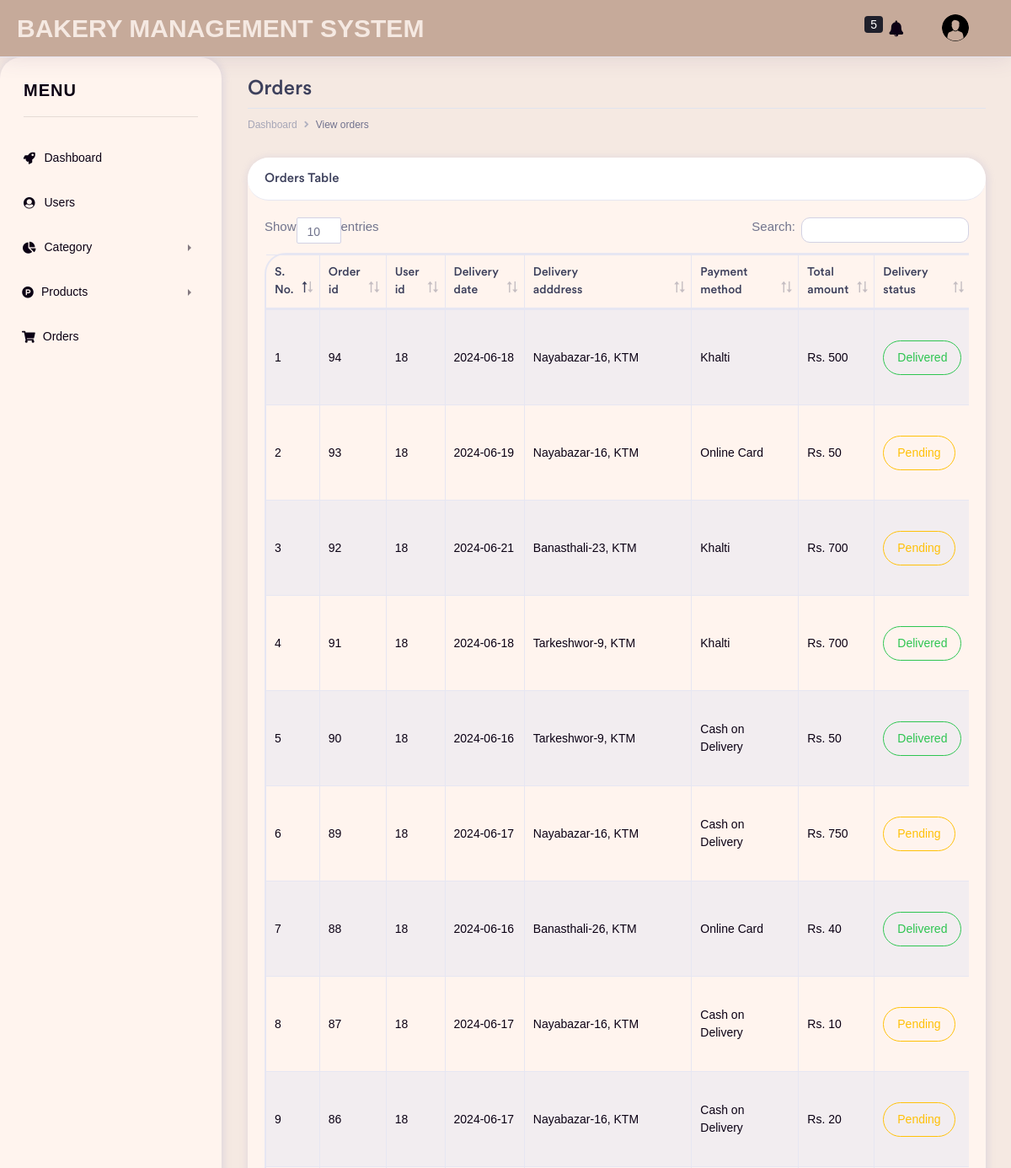
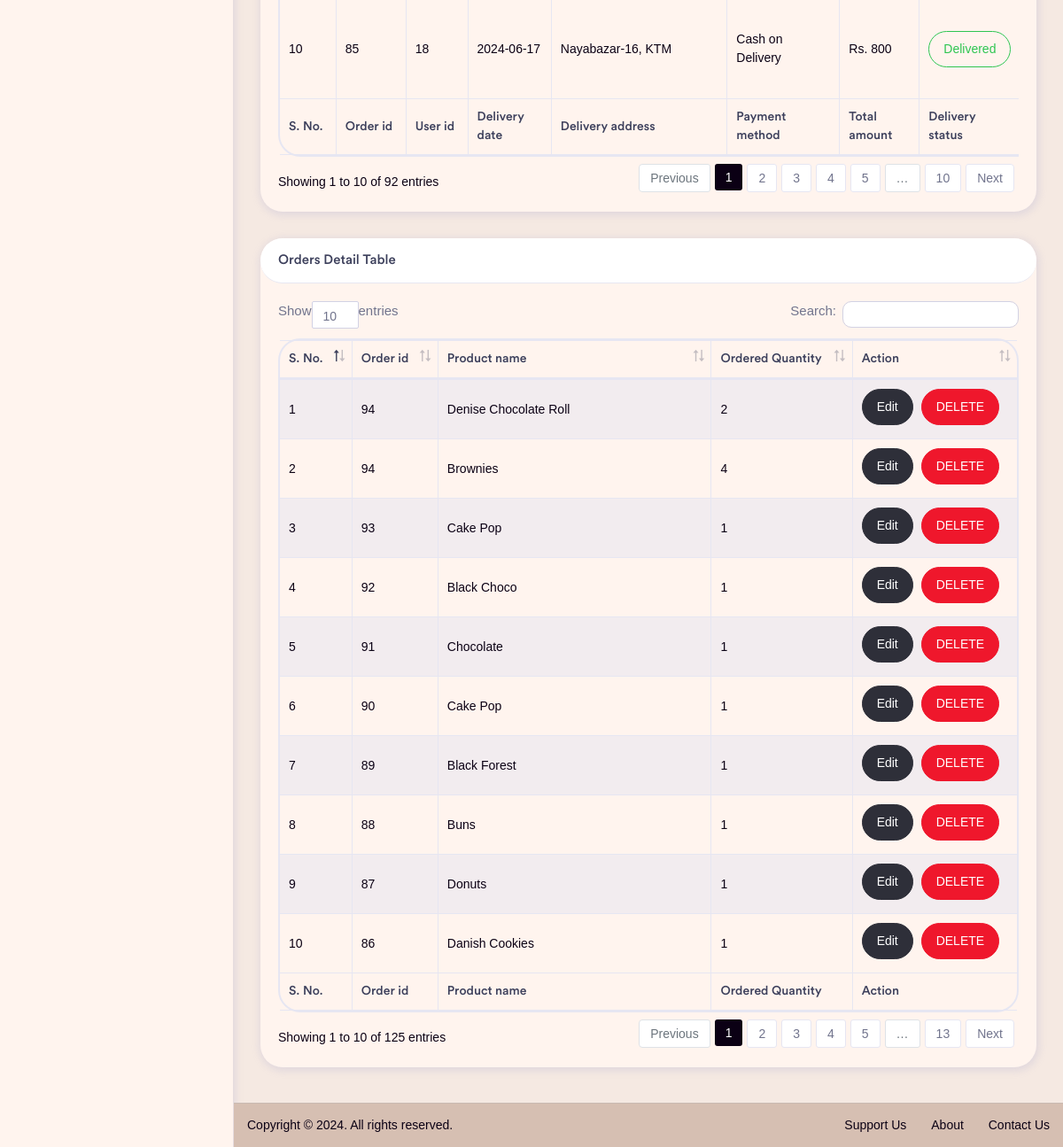
The page /admin/view_orders.php (signed in) on the database its author committed (2 pictures, top to bottom).
### tables this page shows
CREATE TABLE `bakery_orders` (
  `orders_id` int(11) NOT NULL,
  `users_id` int(11) NOT NULL,
  `delivery_date` varchar(100) NOT NULL,
  `delivery_address` varchar(100) NOT NULL,
  `payment_method` varchar(50) NOT NULL,
  `delivery_status` int(11) NOT NULL,
  `total_amount` varchar(100) NOT NULL
);

CREATE TABLE `bakery_orders_detail` (
  `orders_detail_id` int(11) NOT NULL,
  `orders_id` int(11) NOT NULL,
  `product_name` varchar(100) NOT NULL,
  `ordered_quantity` int(11) NOT NULL
);

### admin/view_orders.php (the view, shortened to what this page needs)
<?php
if (isset($_SESSION['user_admin_id']) && $_SESSION['user_admin_id'] != null) {
    ?>
    <!doctype html>
    <html lang="en">
    <head>
        <link rel="stylesheet" href="../css/bootstrap.min.css">
        <link href="../fonts/circular-std/style.css" rel="stylesheet">
        <link rel="stylesheet" href="../css/style.css">
        <link rel="stylesheet" href="../fonts/fontawesome/css/fontawesome-all.css">
        <link rel="stylesheet" href="../css/dataTables.bootstrap4.css">
    </head>
    <body>
        <div class="dashboard-main-wrapper">
            <?php require '_navbar_admin.php' ?>
            <?php require '_sidebar.php' ?>
            <div class="dashboard-wrapper">
                <div class="container-fluid dashboard-content">
                    <div class="row">
                        <div class="col-xl-12 col-lg-12 col-md-12 col-sm-12 col-12">
                            <div class="page-header">
                                <h2 class="pageheader-title">Orders</h2>
                                <div class="page-breadcrumb">
                                    <nav aria-label="breadcrumb">
                                        <ol class="breadcrumb">
                                            <li class="breadcrumb-item"><a href="dashboard.php"
                                                    class="breadcrumb-link">Dashboard</a></li>
                                            <li class="breadcrumb-item active" aria-current="page">View orders</li>
                                        </ol>
                                    </nav>
                                </div>
                            </div>
                        </div>
                    </div>
                    <div class="row">
                        <div class="col-xl-12 col-lg-12 col-md-12 col-sm-12 col-12">
                            <div class="card rounded">
                                <h5 class="card-header rounded">Orders Table</h5>
                                <div class="card-body">
                                    <div class="table-responsive">
                                        <table class="table table-striped first table-bordered rounded">
                                            <thead>
                                                <tr>
                                                    <th>S. No.</th>
                                                    <th>Order id</th>
                                                    <th>User id</th>
                                                    <th>Delivery date</th>
                                                    <th style="padding-right: 129px;">Delivery adddress</th>
                                                    <th style="padding-right: 60px;">Payment method</th>
                                                    <th>Total amount</th>
                                                    <th>Delivery status</th>
                                                </tr>
                                            </thead>
                                            <tbody>
                                                <?php
                                                $select = "SELECT * FROM bakery_orders order by orders_id desc";
                                                $query = mysqli_query($conn, $select);
                                                $i = 1;
                                                while ($res = mysqli_fetch_assoc($query)) {
                                                    ?>
                                                    <tr>
                                                        <td><?php echo $i++; ?></td>
                                                        <td><?php echo $res['orders_id']; ?></td>
                                                        <td><?php echo $res['users_id']; ?></td>
                                                        <td><?php echo $res['delivery_date']; ?></td>
                                                        <td><?php echo $res['delivery_address']; ?></td>
                                                        <td><?php echo $res['payment_method']; ?></td>
                                                        <td>Rs. <?php echo $res['total_amount']; ?></td>
                                                        <td>
                                                            <form method="post">
                                                                <?php
                                                                if ($res['delivery_status'] == 1) {
                                                                    ?>
                                                                    <input type='submit' name="delivered"
                                                                        class='btn btn-outline-success rounded'
                                                                        value="<?php echo "Delivered"; ?>">
                                                                    <?php
                                                                } else {
                                                                    ?>
                                                                    <input type='submit' name="pending"
                                                                        class='btn btn-outline-warning rounded'
                                                                        value="<?php echo "Pending"; ?>">
                                                                    <?php
                                                                }
                                                                ?>
                                                            </form>
                                                        </td>
                                                    </tr>
                                                <?php } ?>
                                            </tbody>
                                            <tfoot>
                                                <tr>
                                                    <th>S. No.</th>
                                                    <th>Order id</th>
                                                    <th>User id</th>
                                                    <th>Delivery date</th>
                                                    <th>Delivery address</th>
                                                    <th>Payment method</th>
                                                    <th>Total amount</th>
                                                    <th>Delivery status</th>
                                                </tr>
                                            </tfoot>
                                        </table>
                                    </div>
                                </div>
                            </div>
                        </div>
                    </div>
                    <div class="row">
                        <div class="col-xl-12 col-lg-12 col-md-12 col-sm-12 col-12">
                            <div class="card rounded">
                                <h5 class="card-header rounded">Orders Detail Table</h5>
                                <div class="card-body">
                                    <div class="table-responsive">
                                        <table class="table table-striped first table-bordered rounded">
                                            <thead>
                                                <tr>
                                                    <th>S. No.</th>
                                                    <th>Order id</th>
                                                    <th style="padding-right: 200px;">Product name</th>
                                                    <th>Ordered Quantity</th>
                                                    <th>Action</th>
                                                </tr>
                                            </thead>
                                            <tbody>
                                                <?php
                                                require_once ('../config.php');
                                                $select = "SELECT bakery_orders_detail.*, bakery_orders.orders_id FROM bakery_orders_detail JOIN    bakery_orders ON bakery_orders_detail.orders_id = bakery_orders.orders_id
                                                            ORDER BY bakery_orders_detail.orders_detail_id DESC";
                                                $query = mysqli_query($conn, $select);
                                                $i = 1;
                                                while ($res = mysqli_fetch_assoc($query)) {
                                                    ?>
                                                    <tr>
                                                        <td><?php echo $i++; ?></td>
                                                        <td><?php echo $res['orders_id']; ?></td>
                                                        <td><?php echo $res['product_name']; ?></td>
                                                        <td><?php echo $res['ordered_quantity']; ?></td>
                                                        <td>
                                                            <button data-toggle="modal" data-target="#exampleModal1"
                                                                class="btn btn-space btn-dark rounded"
                                                                onclick="edit_orders_detail(<?php echo $res['orders_detail_id']; ?>)">Edit</button>
                                                            <button
                                                                onclick="delete_orders_detail(<?php echo $res['orders_detail_id']; ?>)"
                                                                class="btn btn-space btn-danger rounded">DELETE</button>
                                                        </td>
                                                    </tr>
                                                <?php } ?>
                                            </tbody>
                                            <tfoot>
                                                <tr>
                                                    <th>S. No.</th>
                                                    <th>Order id</th>
                                                    <th>Product name</th>
                                                    <th>Ordered Quantity</th>
                                                    <th>Action</th>
                                                </tr>
                                            </tfoot>
                                        </table>
                                    </div>
                                </div>
                            </div>
                        </div>
                    </div>
                </div>
                <?php require '_footer_admin.php'; ?>
            </div>
        </div>
    </body>
    </html>
    <?php
} else {
    header("Location: index.php");
}
?>

### rows shown on the page
bakery_orders: orders_id "94", users "18", delivery_date "2024-06-18", delivery_address "Nayabazar-16, KTM", payment_method "Khalti", total_amount "500"
bakery_orders: orders_id "93", users "18", delivery_date "2024-06-19", delivery_address "Nayabazar-16, KTM", payment_method "Online Card", total_amount "50"
bakery_orders: orders_id "92", users "18", delivery_date "2024-06-21", delivery_address "Banasthali-23, KTM", payment_method "Khalti", total_amount "700"
bakery_orders: orders_id "91", users "18", delivery_date "2024-06-18", delivery_address "Tarkeshwor-9, KTM", payment_method "Khalti", total_amount "700"
bakery_orders: orders_id "90", users "18", delivery_date "2024-06-16", delivery_address "Tarkeshwor-9, KTM", payment_method "Cash on Delivery", total_amount "50"
bakery_orders: orders_id "89", users "18", delivery_date "2024-06-17", delivery_address "Nayabazar-16, KTM", payment_method "Cash on Delivery", total_amount "750"
bakery_orders: orders_id "88", users "18", delivery_date "2024-06-16", delivery_address "Banasthali-26, KTM", payment_method "Online Card", total_amount "40"
bakery_orders: orders_id "87", users "18", delivery_date "2024-06-17", delivery_address "Nayabazar-16, KTM", payment_method "Cash on Delivery", total_amount "10"
bakery_orders: orders_id "86", users "18", delivery_date "2024-06-17", delivery_address "Nayabazar-16, KTM", payment_method "Cash on Delivery", total_amount "20"
bakery_orders: orders_id "85", users "18", delivery_date "2024-06-17", delivery_address "Nayabazar-16, KTM", payment_method "Cash on Delivery", total_amount "800"
bakery_orders_detail: orders.orders_id "94", product_name "Denise Chocolate Roll", ordered_quantity "2"
bakery_orders_detail: orders.orders_id "94", product_name "Brownies", ordered_quantity "4"
bakery_orders_detail: orders.orders_id "93", product_name "Cake Pop", ordered_quantity "1"
bakery_orders_detail: orders.orders_id "92", product_name "Black Choco", ordered_quantity "1"
bakery_orders_detail: orders.orders_id "91", product_name "Chocolate", ordered_quantity "1"
bakery_orders_detail: orders.orders_id "90", product_name "Cake Pop", ordered_quantity "1"
bakery_orders_detail: orders.orders_id "89", product_name "Black Forest", ordered_quantity "1"
bakery_orders_detail: orders.orders_id "88", product_name "Buns", ordered_quantity "1"
bakery_orders_detail: orders.orders_id "87", product_name "Donuts", ordered_quantity "1"
bakery_orders_detail: orders.orders_id "86", product_name "Danish Cookies", ordered_quantity "1"

### other values the page prints
$total "5"
